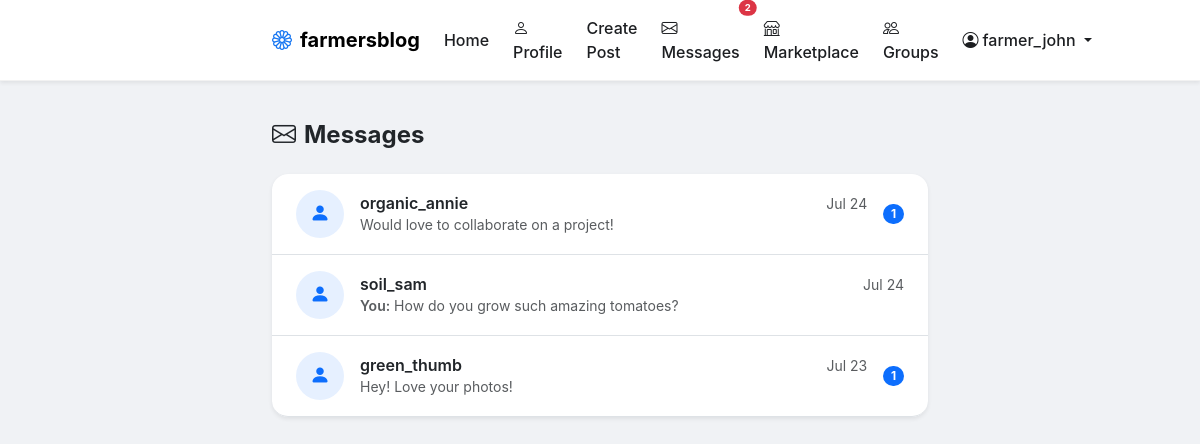
Page /messages/ (signed in) on the committed database.
### app/models.py (models this page shows, shortened)
class User(UserMixin, db.Model):
    id = db.Column(db.Integer, primary_key=True)
    username = db.Column(db.String(80), unique=True, nullable=False)
    email = db.Column(db.String(120), unique=True, nullable=False)
    password_hash = db.Column(db.String(256), nullable=False)
    avatar_filename = db.Column(db.String(255), default=None)
    bio = db.Column(db.Text, default='')
    created_at = db.Column(db.DateTime, default=datetime.utcnow)
    posts = db.relationship('Post', backref='author', lazy='dynamic', cascade='all, delete-orphan')
    comments = db.relationship('Comment', backref='author', lazy='dynamic', cascade='all, delete-orphan')
    liked_posts = db.relationship('Post', secondary=post_likes, back_populates='likes', lazy='dynamic')
    listings = db.relationship('Listing', backref='seller', lazy='dynamic', cascade='all, delete-orphan')
    followed = db.relationship(
        'User', secondary=followers,
        primaryjoin=(followers.c.follower_id == id),
        secondaryjoin=(followers.c.followed_id == id),
        backref=db.backref('followers', lazy='dynamic'),
        lazy='dynamic'
    )
    sent_messages = db.relationship('Message', foreign_keys='Message.sender_id', backref='sender', lazy='dynamic', cascade='all, delete-orphan')
    received_messages = db.relationship('Message', foreign_keys='Message.recipient_id', backref='recipient', lazy='dynamic', cascade='all, delete-orphan')
    groups_created = db.relationship('Group', backref='creator', lazy='dynamic', cascade='all, delete-orphan')
    groups_joined = db.relationship('Group', secondary=group_members, back_populates='members', lazy='dynamic')
    @property
    def unread_message_count(self):
        return Message.query.filter_by(recipient_id=self.id, read=False).count()

class Message(db.Model):
    id = db.Column(db.Integer, primary_key=True)
    sender_id = db.Column(db.Integer, db.ForeignKey('user.id'), nullable=False)
    recipient_id = db.Column(db.Integer, db.ForeignKey('user.id'), nullable=False)
    body = db.Column(db.Text, nullable=False)
    timestamp = db.Column(db.DateTime, default=datetime.utcnow)
    read = db.Column(db.Boolean, default=False)

### app/blueprints/messages.py (the view)
@messages_bp.route('/')
@login_required
@limiter.limit("30 per minute")
def inbox():
    sent = db.session.query(Message.recipient_id).filter(
        Message.sender_id == current_user.id
    ).distinct().subquery()
    received = db.session.query(Message.sender_id).filter(
        Message.recipient_id == current_user.id
    ).distinct().subquery()
    user_ids = set()
    for row in db.session.query(sent.c.recipient_id).all():
        user_ids.add(row[0])
    for row in db.session.query(received.c.sender_id).all():
        user_ids.add(row[0])
    conversations = []
    for uid in user_ids:
        other_user = User.query.get(uid)
        if not other_user:
            continue
        last_msg = Message.query.filter(
            ((Message.sender_id == current_user.id) & (Message.recipient_id == uid)) |
            ((Message.sender_id == uid) & (Message.recipient_id == current_user.id))
        ).order_by(Message.timestamp.desc()).first()
        unread_count = Message.query.filter_by(
            sender_id=uid,
            recipient_id=current_user.id,
            read=False
        ).count()
        conversations.append({
            'user': other_user,
            'last_message': last_msg,
            'unread_count': unread_count
        })
    conversations.sort(key=lambda c: c['last_message'].timestamp if c['last_message'] else datetime.min, reverse=True)
    return render_template('messages/inbox.html', conversations=conversations)

### app/models.py (called while the page is built)
@login_manager.user_loader
def load_user(user_id):
    return User.query.get(int(user_id))

### app/templates/messages/inbox.html (shortened to what this page needs)
{% extends "base.html" %}
{% block content %}
<div class="container" style="max-width: 680px;">
    <div class="d-flex align-items-center justify-content-between mb-4">
        <h4 class="fw-bold mb-0"><i class="bi bi-envelope me-2"></i>Messages</h4>
    </div>
    {% if conversations %}
    <div class="list-group rounded-4 shadow-sm overflow-hidden">
        {% for conv in conversations %}
        <a href="{{ url_for('messages.conversation', username=conv.user.username) }}"
           class="list-group-item list-group-item-action border-0 border-bottom d-flex align-items-center gap-3 py-3 px-4">
            {% if conv.user.avatar_filename %}
            <img src="{{ avatar_url(conv.user.avatar_filename) }}"
                 class="rounded-circle" style="width: 48px; height: 48px; object-fit: cover;" alt="Avatar">
            {% else %}
            <div class="rounded-circle bg-primary bg-opacity-10 d-flex align-items-center justify-content-center flex-shrink-0"
                 style="width: 48px; height: 48px;">
                <i class="bi bi-person-fill text-primary fs-5"></i>
            </div>
            {% endif %}
            <div class="flex-grow-1 min-width-0">
                <div class="d-flex justify-content-between align-items-center">
                    <h6 class="mb-0 fw-semibold">{{ conv.user.username }}</h6>
                    {% if conv.last_message %}
                    <small class="text-muted">{{ conv.last_message.timestamp.strftime('%b %d') }}</small>
                    {% endif %}
                </div>
                {% if conv.last_message %}
                <p class="mb-0 text-muted small text-truncate">
                    {% if conv.last_message.sender_id == current_user.id %}<span class="fw-semibold">You:</span> {% endif %}
                    {{ conv.last_message.body }}
                </p>
                {% else %}
                <p class="mb-0 text-muted small">No messages yet</p>
                {% endif %}
            </div>
            {% if conv.unread_count > 0 %}
            <span class="badge bg-primary rounded-pill">{{ conv.unread_count }}</span>
            {% endif %}
        </a>
        {% endfor %}
    </div>
    {% endif %}
</div>
{% endblock %}

### app/templates/base.html (shortened to what this page needs)
<!DOCTYPE html>
<html lang="en">
<head>
    <link href="https://cdn.jsdelivr.net/npm/bootstrap@5.3.2/dist/css/bootstrap.min.css" rel="stylesheet">
    <link rel="stylesheet" href="https://cdn.jsdelivr.net/npm/bootstrap-icons@1.11.3/font/bootstrap-icons.min.css">
    <link rel="stylesheet" href="{{ url_for('static', filename='style.css') }}">
</head>
<body>
    <nav class="navbar navbar-expand-lg bg-white shadow-sm sticky-top">
        <div class="container" style="max-width: 680px;">
            <a class="navbar-brand fw-bold" href="{{ url_for('main.index') }}">
                <i class="bi bi-flower1 me-2" style="color: #1877F2;"></i>farmersblog
            </a>
            <div class="collapse navbar-collapse" id="navbarNav">
                <ul class="navbar-nav ms-auto align-items-lg-center gap-2">
                    <li class="nav-item">
                        <a class="nav-link" href="{{ url_for('main.index') }}">Home</a>
                    </li>
                    {% if current_user.is_authenticated %}
                        <li class="nav-item">
                            <a class="nav-link" href="{{ url_for('profile.public_profile', username=current_user.username) }}">
                                <i class="bi bi-person me-1"></i>Profile
                            </a>
                        </li>
                        <li class="nav-item">
                            <a class="nav-link" href="{{ url_for('posts.create') }}">Create Post</a>
                        </li>
                        <li class="nav-item">
                            <a class="nav-link position-relative" href="{{ url_for('messages.inbox') }}">
                                <i class="bi bi-envelope me-1"></i>Messages
                                {% if unread_count > 0 %}
                                <span class="position-absolute top-0 start-100 translate-middle badge rounded-pill bg-danger" style="font-size: 0.6rem;">
                                    {{ unread_count }}
                                </span>
                                {% endif %}
                            </a>
                        </li>
                        <li class="nav-item">
                            <a class="nav-link" href="{{ url_for('marketplace.index') }}">
                                <i class="bi bi-shop me-1"></i>Marketplace
                            </a>
                        </li>
                        <li class="nav-item">
                            <a class="nav-link" href="{{ url_for('groups.index') }}">
                                <i class="bi bi-people me-1"></i>Groups
                            </a>
                        </li>
                        <li class="nav-item dropdown">
                            <a class="nav-link dropdown-toggle" href="#" role="button" data-bs-toggle="dropdown">
                                <i class="bi bi-person-circle me-1"></i>{{ current_user.username }}
                            </a>
                        </li>
                    {% endif %}
                </ul>
            </div>
        </div>
    </nav>
    <main class="py-4">
        {% block content %}{% endblock %}
    </main>
</body>
</html>

### app/static/style.css (style rules this page uses)
:root { --fb-blue: #1877F2; --fb-bg: #f0f2f5; --like-red: #e41e3f; --card-radius: 0.75rem; --green: #28a745; }
body { background-color: var(--fb-bg); font-family: -apple-system, BlinkMacSystemFont, "Segoe UI", Roboto, Oxygen, Ubuntu, Cantarell, "Fira Sans", "Droid Sans", "Helvetica Neue", sans-serif; }
.navbar { border-bottom: 1px solid rgba(0, 0, 0, 0.05); }
.nav-link { font-weight: 500; color: #1c1e21; }
.min-width-0 { min-width: 0; }

### rows in the picture
User: username "farmer_john"
User: user.username "organic_annie"
Message: last_message.timestamp "Jul 24", last_message.body "Would love to collaborate on a project!"
User: user.username "soil_sam"
Message: last_message.timestamp "Jul 24", last_message.body "How do you grow such amazing tomatoes?"
User: user.username "green_thumb"
Message: last_message.timestamp "Jul 23", last_message.body "Hey! Love your photos!"

### other values in the picture
{{ unread_count }} "2"
{{ conv.unread_count }} "1" "1"
